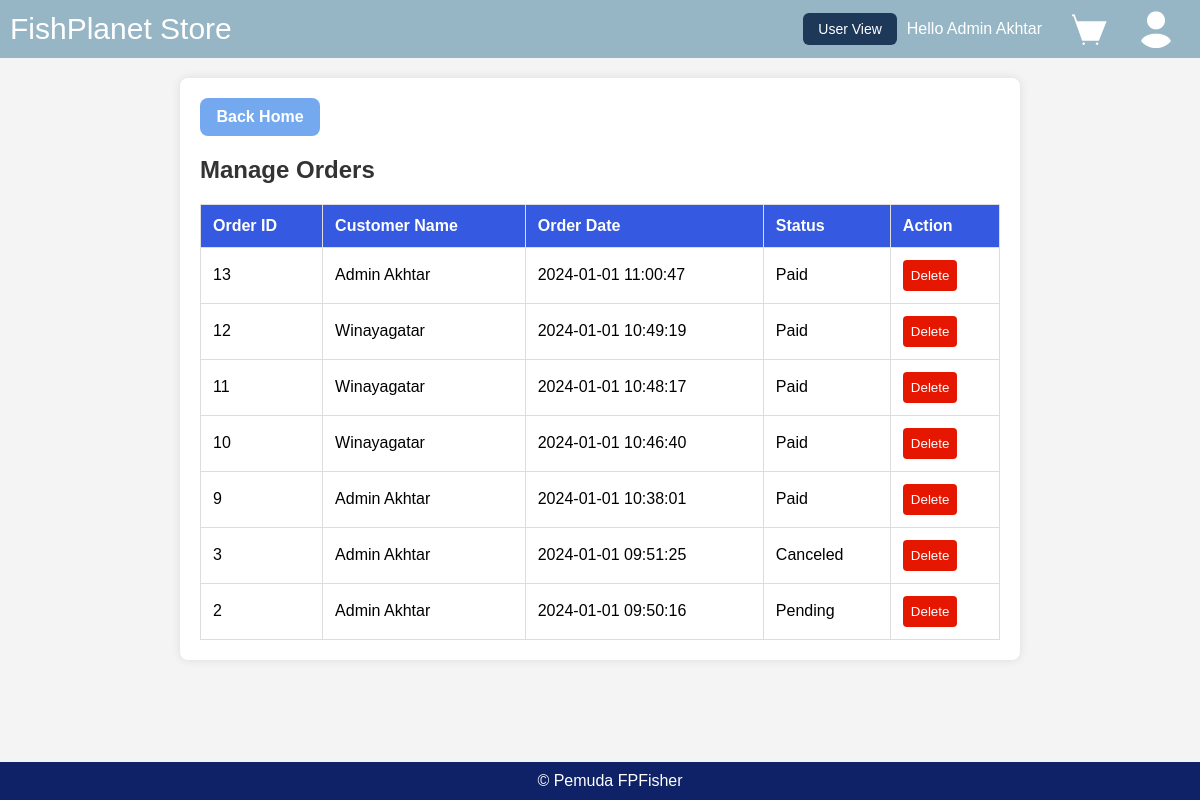
The page /admin/pesanan-admin.php (signed in) on the database its author committed.
### tables this page shows
CREATE TABLE `pesanan` (
  `id_pesanan` int(11) NOT NULL,
  `id_akun` int(11) DEFAULT NULL,
  `order_date` datetime DEFAULT NULL,
  `status` varchar(50) NOT NULL
);

CREATE TABLE `akun` (
  `id_akun` int(11) NOT NULL,
  `nama` varchar(100) DEFAULT NULL,
  `id_keranjang` int(11) NOT NULL,
  `email` varchar(100) DEFAULT NULL,
  `password` varchar(16) DEFAULT NULL,
  `alamat` varchar(100) DEFAULT NULL,
  `isAdmin` tinyint(1) NOT NULL
);

### admin/pesanan-admin.php (the view, shortened to what this page needs)
<?php
include '../koneksi.php';
$ordersQuery = "SELECT pesanan.*, akun.nama FROM pesanan JOIN akun ON pesanan.id_akun = akun.id_akun ORDER BY pesanan.order_date DESC";
$ordersResult = $conn->query($ordersQuery);
$orders = $ordersResult->fetch_all(MYSQLI_ASSOC);
?>
<!DOCTYPE html>
<html lang="en">
<head>
</head>
<body>
    <?php
    include "navbar.php";
    ?>
    <div class="container">
    <div class="containers">
    <a href="../admin.php" class="button">Back Home</a>
    </div>
        <h2>Manage Orders</h2>
        <table>
            <tr>
                <th>Order ID</th>
                <th>Customer Name</th>
                <th>Order Date</th>
                <th>Status</th>
                <th>Action</th>
            </tr>
            <?php foreach ($orders as $order) : ?>
                <tr>
                    <td><?php echo $order['id_pesanan']; ?></td>
                    <td><?php echo $order['nama']; ?></td>
                    <td><?php echo $order['order_date']; ?></td>
                    <td><?php echo $order['status']; ?></td>
                    <td>
                        <button onclick="deleteOrder(<?php echo $order['id_pesanan']; ?>)">Delete</button>
                    </td>
                </tr>
            <?php endforeach; ?>
        </table>
    </div>
    <div class="footer">
        &copy; Pemuda FPFisher
    </div>
</body>
</html>

### admin/pesanan-admin.php (style rules this page uses)
body { font-family: 'Arial', sans-serif; background-color: #f4f4f4; margin: 0; padding: 0; }
.container { margin: 20px auto; max-width: 800px; background-color: #fff; padding: 20px; border-radius: 8px; box-shadow: 0 0 10px rgba(0, 0, 0, 0.1); }
h2 { color: #333; margin-bottom: 20px; }
table { width: 100%; border-collapse: collapse; margin-top: 15px; }
th, td { border: 1px solid #ddd; padding: 12px; text-align: left; }
th { background-color: #3559E0; color: #fff; }
button { background-color: #E61700; color: #fff; padding: 8px; border: none; border-radius: 4px; cursor: pointer; }
.containers { max-width: 100px; padding: 10px; background-color: #74A9F0; text-align: center; border-radius:8px; }
.button { text-decoration: none; margin-bottom: 10px; font-size: 16px; color: #fff; font-weight:bold; }
.footer { background-color: #0F2167; color: white; text-align: center; padding: 10px; position: fixed; bottom: 0; width: 100%; }

### rows shown on the page
pesanan: id_pesanan "13", id_akun.nama "Admin Akhtar", order_date "2024-01-01 11:00:47", status "Paid"
pesanan: id_pesanan "12", id_akun.nama "Winayagatar", order_date "2024-01-01 10:49:19", status "Paid"
pesanan: id_pesanan "11", id_akun.nama "Winayagatar", order_date "2024-01-01 10:48:17", status "Paid"
pesanan: id_pesanan "10", id_akun.nama "Winayagatar", order_date "2024-01-01 10:46:40", status "Paid"
pesanan: id_pesanan "9", id_akun.nama "Admin Akhtar", order_date "2024-01-01 10:38:01", status "Paid"
pesanan: id_pesanan "3", id_akun.nama "Admin Akhtar", order_date "2024-01-01 09:51:25", status "Canceled"
pesanan: id_pesanan "2", id_akun.nama "Admin Akhtar", order_date "2024-01-01 09:50:16", status "Pending"

### other values the page prints
$_SESSION['nama'] "Admin Akhtar"
